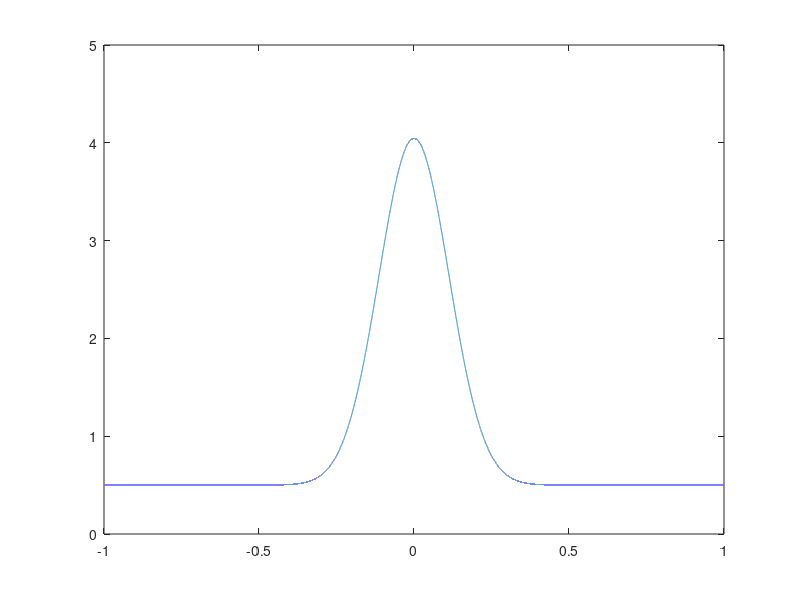

This chart was generated by the following MATLAB code:
clear all, close all

N=50;
k=(0:N); 

a=exp(-(k/4).^2);
b=0*k; 
a0=a(1); a=a(2:end); b=b(2:end);

T0= 2; %s
fs= 44100; %Hz

t=(-1:(1/fs):1)';

x= a0;
for k= 1:50
    x= (x) + (a(k)*cos(2*pi*(k/2)*t));
    plot(t, x)
    pause(0.1) 
end


